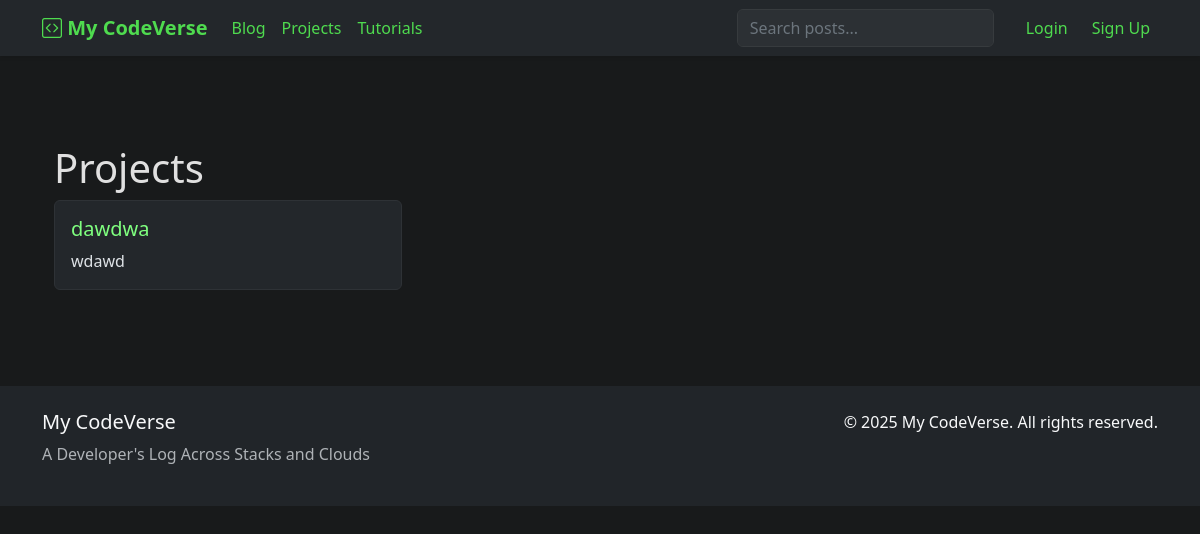
The page /projects/ on the database as committed earlier.
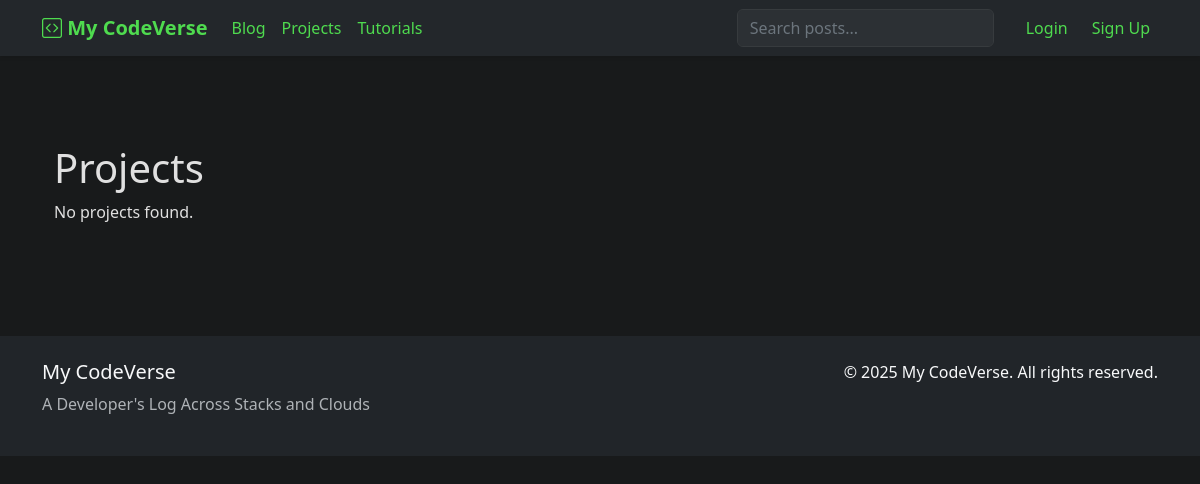
The same page on the database as committed later.
### main/models.py (models this page shows, shortened)
class Project(models.Model):
    title = models.CharField(max_length=200)
    description = models.TextField()
    link = models.URLField(blank=True)
    created_at = models.DateTimeField(auto_now_add=True)
    featured = models.BooleanField(default=False)

### main/views.py (the view)
# urls.py: path('projects/', views.project_list, name='project_list'),
def project_list(request):
    projects = Project.objects.all().order_by('-created_at')
    return render(request, 'project_list.html', {'projects': projects})

### main/templates/project_list.html (shortened to what this page needs)
{% extends 'base.html' %}
{% block content %}
<div class="container mt-5">
    <h1>Projects</h1>
    <div class="row g-4">
        {% for project in projects %}
        <div class="col-md-6 col-lg-4">
            <div class="card card-custom h-100">
                <div class="card-body">
                    <h5 class="card-title">{{ project.title }}</h5>
                    <p class="card-text">{{ project.description }}</p>
                </div>
            </div>
        </div>
        {% empty %}
        <p>No projects found.</p>
        {% endfor %}
    </div>
</div>
{% endblock %}

Rows that differ between the two databases and show on the page:
removed Project: title "dawdwa", description "wdawd"
Other text that changed with them:
text now shown: "No projects found."
